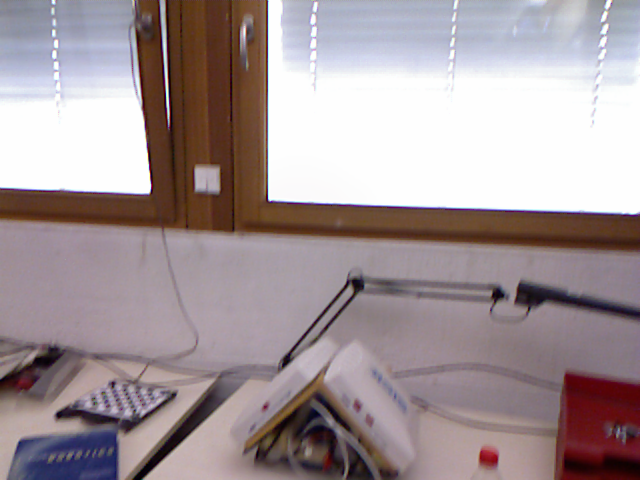
//> input picture cap11/rgbd_dataset_freiburg1_desk2/rgb/1305031527.307472.png, 640 x 480 px; its folder holds 4 pictures in this run
$ ./gen_vocab_large   (built with g++ and OpenCV 4)
//> lines starting //> are read from the running program, lines starting //| are printed output that depends on the picture
#include "DBoW3/DBoW3.h"//词袋支持头文件
#include <opencv2/core/core.hpp>//opencv核心模块
#include <opencv2/highgui/highgui.hpp>//gui模块
#include <opencv2/features2d/features2d.hpp>//特征点头文件
#include <iostream>
#include <vector>
#include <string>

using namespace cv;
using namespace std;


int main( int argc, char** argv )
{
    String directoryPath = "../../rgbd_dataset_freiburg1_desk2/rgb";//图像路径
    vector<String> imagesPath;
    cv::glob(directoryPath, imagesPath);
    // [23 lines of commented-out code are left out]

    cout<<"generating features ... "<<endl;//输出generating features (正在检测ORB特征)...
    vector<Mat> descriptors;//描述子
    Ptr< Feature2D > detector = ORB::create();
    int index = 1;
    for ( String path : imagesPath )
    {
        Mat image = imread(path);
//> image is the input picture: 480 rows x 640 cols, CV_8UC3; mean B, G, R 152.2, 149.2, 162.6
        vector<KeyPoint> keypoints; //关键点
        Mat descriptor;//描述子
        detector->detectAndCompute( image, Mat(), keypoints, descriptor );
//> keypoints = 481 keypoints; strongest (x, y, size): (269, 199, 31), (146, 185, 92.6), (147, 186, 111.1), (270, 199, 53.6)
        descriptors.push_back( descriptor );
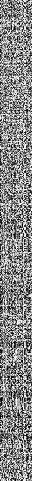
//> descriptors[0]: 481 rows x 32 cols, CV_8UC1; min 0, max 255, mean 134.9
        cout<<"extracting features from image " << index++ <<endl;//输出extracting features from image(从图像中提取特征)
    }
//> pass 2 of the loop `for ( String path : imagesPath )`:
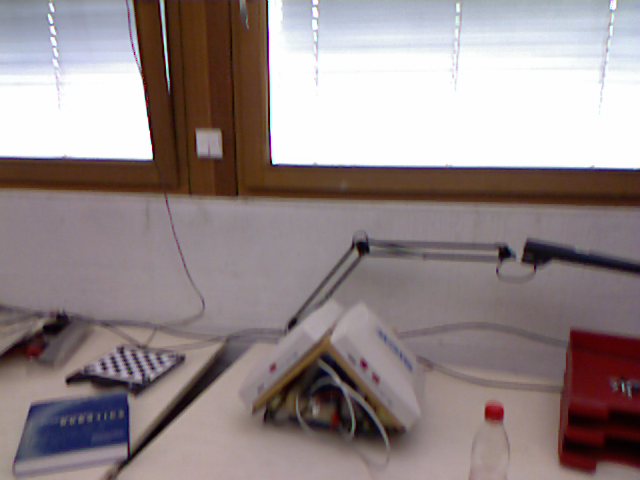
//> input picture cap11/rgbd_dataset_freiburg1_desk2/rgb/1305031527.407412.png, 640 x 480 px
//> image is the input picture: 480 rows x 640 cols, CV_8UC3; mean B, G, R 136.9, 136, 148.5
//> keypoints = 494 keypoints; strongest (x, y, size): (273, 163, 31), (272, 162, 37.2), (151, 156, 31), (151, 158, 31)
//> `descriptors.push_back( descriptor );`:
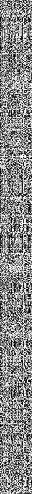
//> descriptors[1]: 494 rows x 32 cols, CV_8UC1; min 0, max 255, mean 135.6
//> pass 3 of the loop `for ( String path : imagesPath )`:
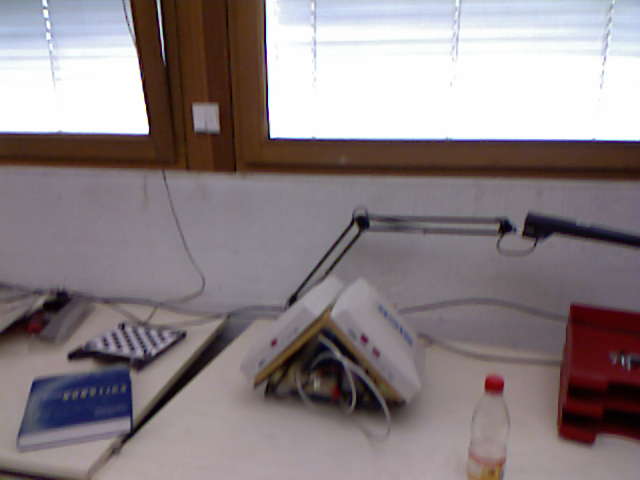
//> input picture cap11/rgbd_dataset_freiburg1_desk2/rgb/1305031527.471497.png, 640 x 480 px
//> image is the input picture: 480 rows x 640 cols, CV_8UC3; mean B, G, R 132.8, 129.9, 140
//> keypoints = 500 keypoints; strongest (x, y, size): (271, 137, 31), (145, 131, 44.6), (143, 125, 111.1), (146, 132, 37.2)
//> `descriptors.push_back( descriptor );`:
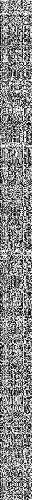
//> descriptors[2]: 500 rows x 32 cols, CV_8UC1; min 0, max 255, mean 134.4
//> the loop made 4 passes; the first 3 are shown
    cout<<"extract total "<<descriptors.size()*500<<" features."<<endl;

    // create vocabulary
    cout<<"creating vocabulary, please wait ... "<<endl;//输出creating vocabulary, please wait (创建词典，请稍等)...
//> (the run ends here: the program needs code that is not available in this run, at `DBoW3::Vocabulary vocab;`)
